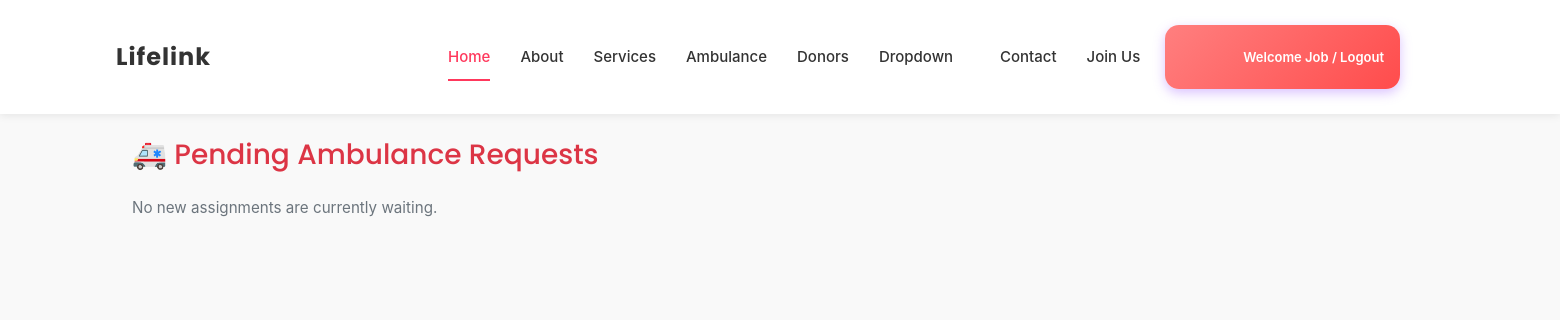
The page /health_service_portal/driver_dashboard/ (signed in) on the database as committed earlier.
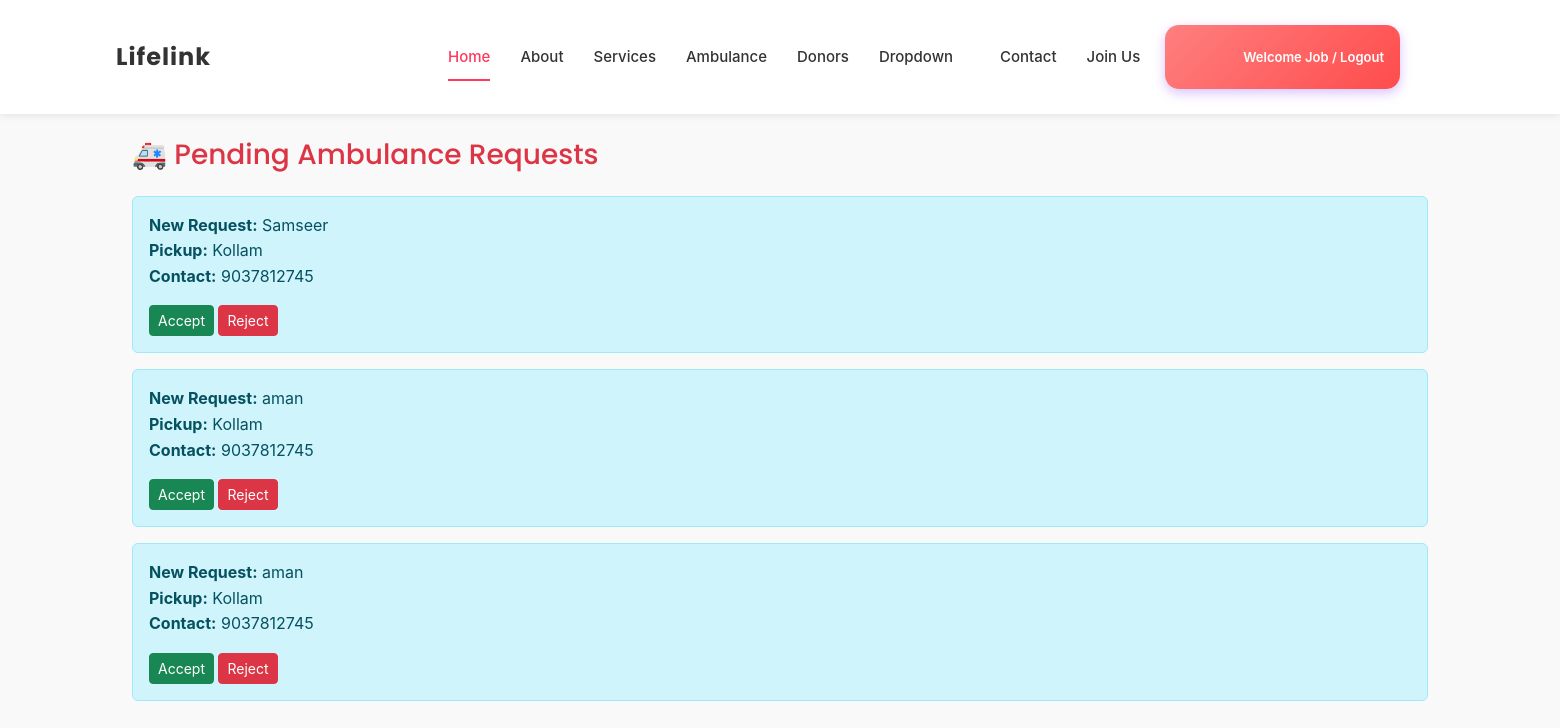
The same page on the database as committed later.
### webapp/models.py (models this page shows, shortened)
class AmbulanceAssignment(models.Model):
    STATUS_CHOICES = [
        ('waiting','Waiting'),
        ('accepted','Accepted'),
        ('rejected','Rejected')
    ]
    request = models.ForeignKey(AmbulanceRequest, on_delete=models.CASCADE)
    driver = models.ForeignKey(AmbulanceDriver, on_delete=models.CASCADE)
    status = models.CharField(max_length=20, choices=STATUS_CHOICES, default='waiting')
    assigned_at = models.DateTimeField(auto_now_add=True)

class AmbulanceRequest(models.Model):
    STATUS_CHOICES = [
        ('pending', 'Pending'),
        ('accepted', 'Accepted'),
        ('rejected', 'Rejected'),
        ('completed', 'Completed'),
    ]
    patient_name = models.CharField(max_length=100)
    contact_number = models.CharField(max_length=15)
    contact_email = models.EmailField(null=True, blank=True)
    pickup_location = models.CharField(max_length=255)
    emergency_note = models.TextField(blank=True, null=True)
    status = models.CharField(max_length=20, choices=STATUS_CHOICES, default='pending')
    requested_at = models.DateTimeField(auto_now_add=True)
    assigned_driver = models.ForeignKey('AmbulanceDriver', null=True, blank=True, on_delete=models.SET_NULL)

### webapp/views.py (the view)
# urls.py: path('driver_dashboard/',views.driver_dashboard,name="driver_dashboard"),
def driver_dashboard(request):
    driver_id = request.session.get('driver_id')
    if not driver_id:
        return redirect('driver_login')
    current_driver = get_object_or_404(
        AmbulanceDriver,
        id=driver_id,
        is_active=True
    )
    waiting_assignments = AmbulanceAssignment.objects.filter(
        driver=current_driver,
        status='waiting',
        request__status='pending'   # IMPORTANT
    ).select_related('request')
    return render(request, 'Driver_dashboard.html', {
        'current_driver': current_driver,
        'waiting_assignments': waiting_assignments
    })

### webapp/templates/Driver_dashboard.html (shortened to what this page needs)
<!DOCTYPE html>
{% load static %}
<html lang="en">
<head>
  <link href="{% static 'web/assets/vendor/bootstrap/css/bootstrap.min.css' %}" rel="stylesheet">
  <link href="{% static 'web/assets/vendor/bootstrap-icons/bootstrap-icons.css' %}" rel="stylesheet">
  <link href="{% static 'web/assets/vendor/aos/aos.css' %}" rel="stylesheet">
  <link href="{% static 'web/assets/vendor/fontawesome-free/css/all.min.css' %}" rel="stylesheet">
  <link href="{% static 'web/assets/vendor/glightbox/css/glightbox.min.css' %}" rel="stylesheet">
  <link href="{% static 'web/assets/vendor/swiper/swiper-bundle.min.css' %}" rel="stylesheet">
  <link href="{% static 'web/assets/css/main_style.css' %}" rel="stylesheet">
  <link href="{% static 'web/assets/css/style.css' %}" rel="stylesheet">
  <link href="{% static 'web/assets/css/style2.css' %}" rel="stylesheet">
</head>
<body class="index-page">
  <header id="header" class="header sticky-top">
    <div class="branding d-flex align-items-center">
      <div class="container position-relative d-flex align-items-center justify-content-between">
        <a href="index.html" class="logo d-flex align-items-center me-auto">
          <h1 class="sitename">Lifelink</h1>
        </a>
        <nav id="navmenu" class="navmenu">
          <ul>
            <li><a href="{% url 'Home' %}" class="active">Home<br></a></li>
            <li><a href="{% url 'About' %}">About</a></li>
            <li><a href="{% url 'Services' %}">Services</a></li>
            <li><a href="{% url 'ambulance_service_page' %}">Ambulance</a></li>
            <li><a href="{% url 'Donors' %}">Donors</a></li>
            <li class="dropdown"><a href="#"><span>Dropdown</span> <i class="bi bi-chevron-down toggle-dropdown"></i></a>
            </li>
            <li><a href="{% url 'Contact' %}">Contact</a></li>
            <li><a href="{% url 'service_registration' %}">Join Us</a></li>
          </ul>
        </nav>
        <div class="auth-container d-none d-md-flex align-items-center">
    {% if request.session.user_id %}
        <a href="{% url 'user_logout' %}" class="auth-btn">
            <i class="icon icon-user"></i>
            <span>Welcome {{ request.session.Name }} / Logout</span>
        </a>
    {% else %}
        <a href="{% url 'signin_page' %}" class="auth-btn">
            <i class="icon icon-user"></i>
            <span>Login</span>
        </a>
    {% endif %}
</div>
      </div>
    </div>
  </header>
<div class="container mt-4">
  <h3 class="mb-4 text-danger">🚑 Pending Ambulance Requests</h3>
  {% for assignment in waiting_assignments %}
    <div class="alert alert-info">
      <p>
        <strong>New Request:</strong> {{ assignment.request.patient_name }} <br>
        <strong>Pickup:</strong> {{ assignment.request.pickup_location }} <br>
        <strong>Contact:</strong> {{ assignment.request.contact_number }}
      </p>
      <a href="{% url 'accept_request' assignment.request.id %}"
         class="btn btn-success btn-sm">
        Accept
      </a>
      <a href="{% url 'reject_request' assignment.id %}"
         class="btn btn-danger btn-sm">
        Reject
      </a>
    </div>
  {% empty %}
    <p class="text-muted">No new assignments are currently waiting.</p>
  {% endfor %}
</div>
</body>
</html>

Rows that differ between the two databases and show on the page:
added AmbulanceAssignment: request.patient_name "Samseer", request.pickup_location "Kollam", request.contact_number "9037812745"
added AmbulanceAssignment: request.patient_name "aman", request.pickup_location "Kollam", request.contact_number "9037812745"
added AmbulanceAssignment: request.patient_name "aman", request.pickup_location "Kollam", request.contact_number "9037812745"
Other text that changed with them:
text no longer shown: "No new assignments are currently waiting."
